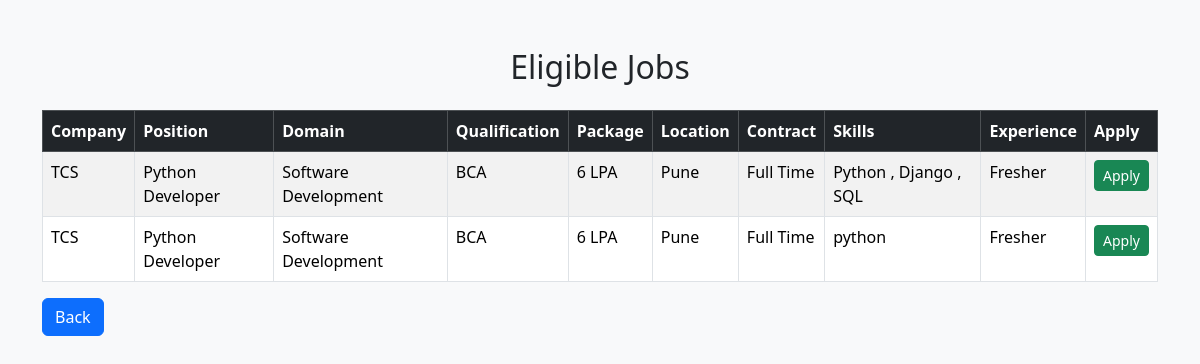
The app's page /eligible-jobs/ with its own data.
### student/models.py (models this page shows, shortened)
class Job(models.Model):
    company = models.ForeignKey(Company, on_delete=models.CASCADE)
    position = models.CharField(max_length=100)
    domain = models.CharField(max_length=100)
    qualification = models.CharField(max_length=100)
    package = models.CharField(max_length=100)
    location = models.CharField(max_length=100)
    contract_type = models.CharField(max_length=100)
    skills = models.TextField()
    experience = models.CharField(max_length=100)

class Company(models.Model):
    company_name = models.CharField(max_length=100)
    location = models.CharField(max_length=100)
    email = models.EmailField()
    phone = models.CharField(max_length=15)
    def __str__(self):
        return self.company_name

### student/views.py (the view)
# urls.py: path('eligible-jobs/', views.eligible_jobs, name='eligible_jobs'),
def eligible_jobs(request):
    jobs = Job.objects.all()
    return render(
        request,
        "eligible_jobs.html",
        {"jobs": jobs}
    )

### student/templates/eligible_jobs.html (shortened to what this page needs)
<!DOCTYPE html>
<html>
<head>
    <link href="https://cdn.jsdelivr.net/npm/bootstrap@5.3.3/dist/css/bootstrap.min.css" rel="stylesheet">
</head>
<body class="bg-light">
<div class="container mt-5">
    <h2 class="text-center mb-4">Eligible Jobs</h2>
    <table class="table table-bordered table-striped">
        <thead class="table-dark">
            <tr>
                <th>Company</th>
                <th>Position</th>
                <th>Domain</th>
                <th>Qualification</th>
                <th>Package</th>
                <th>Location</th>
                <th>Contract</th>
                <th>Skills</th>
                <th>Experience</th>
                <th>Apply</th>
            </tr>
        </thead>
        <tbody>
        {% for job in jobs %}
        <tr>
            <td>{{ job.company }}</td>
            <td>{{ job.position }}</td>
            <td>{{ job.domain }}</td>
            <td>{{ job.qualification }}</td>
            <td>{{ job.package }}</td>
            <td>{{ job.location }}</td>
            <td>{{ job.contract_type }}</td>
            <td>{{ job.skills }}</td>
            <td>{{ job.experience }}</td>
            <td>
                <a href="{% url 'apply_job' %}" class="btn btn-success btn-sm">
                    Apply
                </a>
            </td>
        </tr>
        {% empty %}
        <tr>
            <td colspan="10" class="text-center">
                No Jobs Available
            </td>
        </tr>
        {% endfor %}
        </tbody>
    </table>
    <a href="{% url 'home' %}" class="btn btn-primary">
        Back
    </a>
</div>
</body>
</html>

### records on screen
Job: company "TCS", position "Python Developer", domain "Software Development", qualification "BCA", package "6 LPA", location "Pune", contract_type "Full Time", skills "Python , Django , SQL", experience "Fresher"
Job: company "TCS", position "Python Developer", domain "Software Development", qualification "BCA", package "6 LPA", location "Pune", contract_type "Full Time", skills "python", experience "Fresher"
